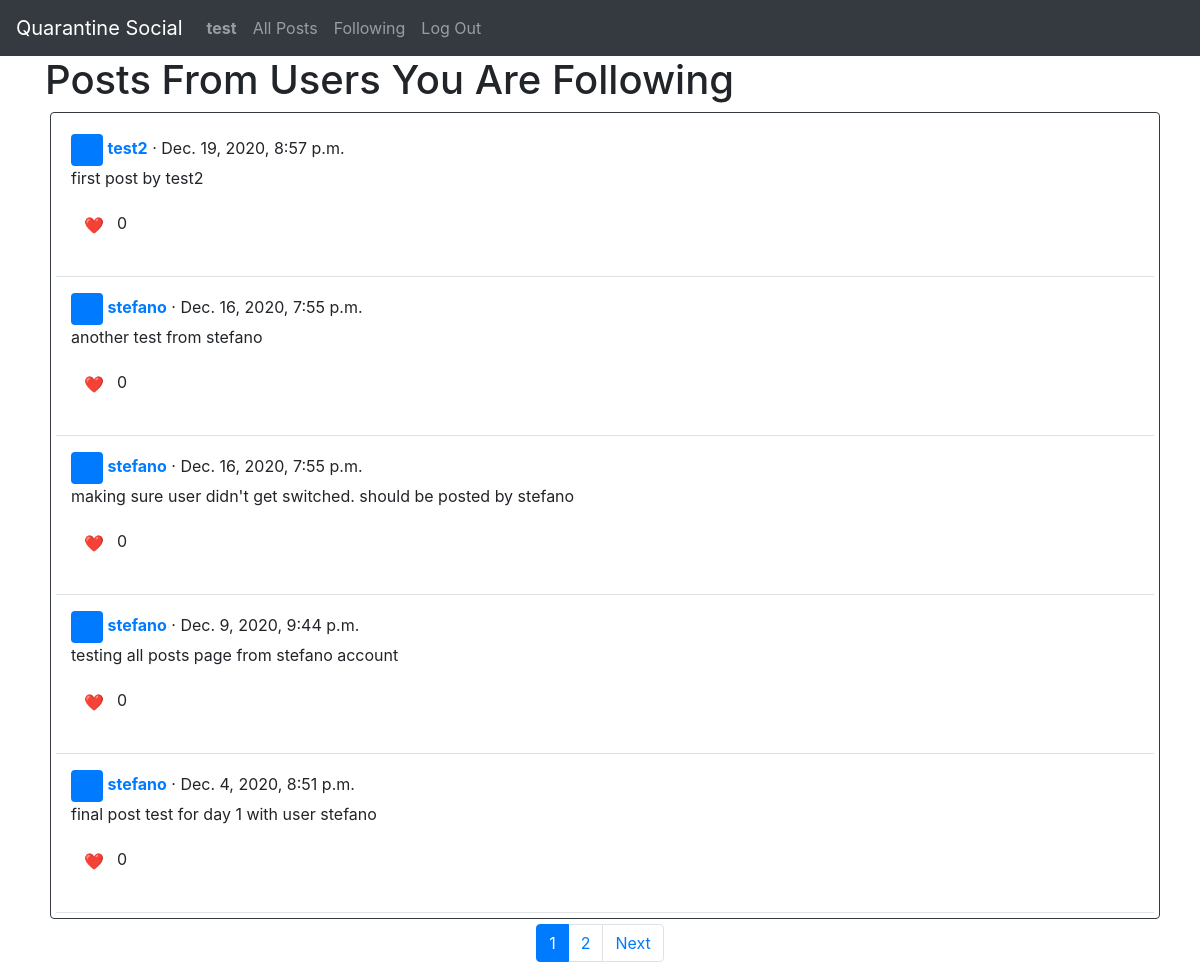
Page /following (signed in) on the committed database.
### network/models.py (models this page shows)
class User(AbstractUser):
    num_following = models.IntegerField(default=0)
    num_followers = models.IntegerField(default=0)

class Post(models.Model):
    author = models.ForeignKey(User, on_delete=models.CASCADE)
    content = models.TextField()
    post_date = models.DateTimeField(default=timezone.now)
    num_likes = models.IntegerField(default=0)

### network/views.py (the view)
# urls.py: path("following", views.following, name="following")
def following(request):
    if not request.user.is_authenticated:
        return render(request, "network/index.html")
    else:
        followed_users = Following.objects.filter(following_user=request.user).values_list('followed_user', flat=True)
        following_posts = Post.objects.filter(author__in=followed_users).order_by('-post_date')
        paginator = Paginator(following_posts, NUM_POSTS_PER_PAGE)
        page = request.GET.get('page')
        posts = paginator.get_page(page)
        return render(request, "network/following.html", {
            "posts": posts
        })

### network/templates/network/following.html (shortened to what this page needs)
{% extends "network/layout.html" %}
{% load static %}
{% block body %}
<div class="container">
    {% if user.is_authenticated %}
        <h1>Posts From Users You Are Following</h1>
        <div class="container border border-dark rounded pst">
        {% if  not posts.object_list %}
            <h3>You are not following any users :'(</h3>
            <h6>Posts from users that you are following will appear here.</h6>
        {% else %}
            {% for post in posts %}
                <div class="d-flex pt-3">
                    <div class="pb-3 mb-0 medium lh-sm border-bottom w-100">
                        <div class="container">
                            <svg class="bd-placeholder-img flex-shrink-0 me-2 rounded" width="32" height="32" xmlns="http://www.w3.org/2000/svg" role="img" aria-label="Placeholder: 32x32" preserveAspectRatio="xMidYMid slice" focusable="false">
                                <text x="90%" y="50%" fill="#007bff" dy=".3em">32x32</text>
                            </svg>
                            <strong class="text-gray-dark"><a href="{% url 'profile' username=post.author %}">{{ post.author }}</a></strong>
                            <span> · {{ post.post_date }}</span>
                            <p>{{ post.content }}</p>
                            <p><button type="button" class="btn btn-link like_unlike_btn" id="{{post.id}}">❤️</button>{{ post.num_likes }}</p>
                        </div>
                    </div>
                </div>
            {% endfor %}
        {% endif %}
        </div>
        <ul class="pagination justify-content-center">
            {% for num in posts.paginator.page_range %}
                {% if posts.number == num %}
                    <li class="page-item active"><a class="page-link" href="?page={{ num }}">{{ num }}</a></li>
                {% elif num > posts.number|add:'-3' and num < posts.number|add:'3' %}
                    <li class="page-item"><a class="page-link" href="?page={{ num }}">{{ num }}</a></li>
                {% endif %}
            {% endfor %}
            {% if posts.has_next %}
                <li class="page-item"><a class="page-link" href="?page={{ posts.next_page_number }}">Next</a></li>
            {% endif %}
        </ul>
    {% endif %}
</div>
{% endblock %}

### network/templates/network/layout.html (shortened to what this page needs)
{% load static %}
<!DOCTYPE html>
<html lang="en">
    <head>
        <link rel="stylesheet" href="https://stackpath.bootstrapcdn.com/bootstrap/4.4.1/css/bootstrap.min.css">
        <link href="{% static 'network/styles.css' %}" rel="stylesheet">
    </head>
    <body>
        <nav class="navbar navbar-expand-lg navbar-dark bg-dark">
            <a class="navbar-brand" href="{% url 'index' %}">Quarantine Social</a>
            <div>
              <ul class="navbar-nav mr-auto">
                {% if user.is_authenticated %}
                    <li class="nav-item">
                        <a class="nav-link" href="{% url 'profile' username=user.username %}"><strong>{{ user.username }}</strong></a>
                    </li>
                    <li class="nav-item">
                        <a class="nav-link" href="{% url 'index' %}">All Posts</a>
                      </li>
                    <li class="nav-item">
                        <a class="nav-link" href="{% url 'following' %}">Following</a>
                    </li>
                    <li class="nav-item">
                        <a class="nav-link" href="{% url 'logout' %}">Log Out</a>
                    </li>
                {% endif %}
              </ul>
            </div>
          </nav>
        <div class="body">
            {% block body %}
            {% endblock %}
        </div>
    </body>
</html>

### network/static/network/styles.css (style rules this page uses)
.pst { margin: 5px; padding: 5px; }

### rows in the picture
User: username "test"
Post: author "test2", post_date "Dec. 19, 2020, 8:57 p.m.", content "first post by test2", num_likes "0"
Post: author "stefano", post_date "Dec. 16, 2020, 7:55 p.m.", content "another test from stefano", num_likes "0"
Post: author "stefano", post_date "Dec. 16, 2020, 7:55 p.m.", content "making sure user didn't get switched. should be posted by stefano", num_likes "0"
Post: author "stefano", post_date "Dec. 9, 2020, 9:44 p.m.", content "testing all posts page from stefano account", num_likes "0"
Post: author "stefano", post_date "Dec. 4, 2020, 8:51 p.m.", content "final post test for day 1 with user stefano", num_likes "0"

### other values in the picture
{{ num }} "1"
{{ num }} "2"
